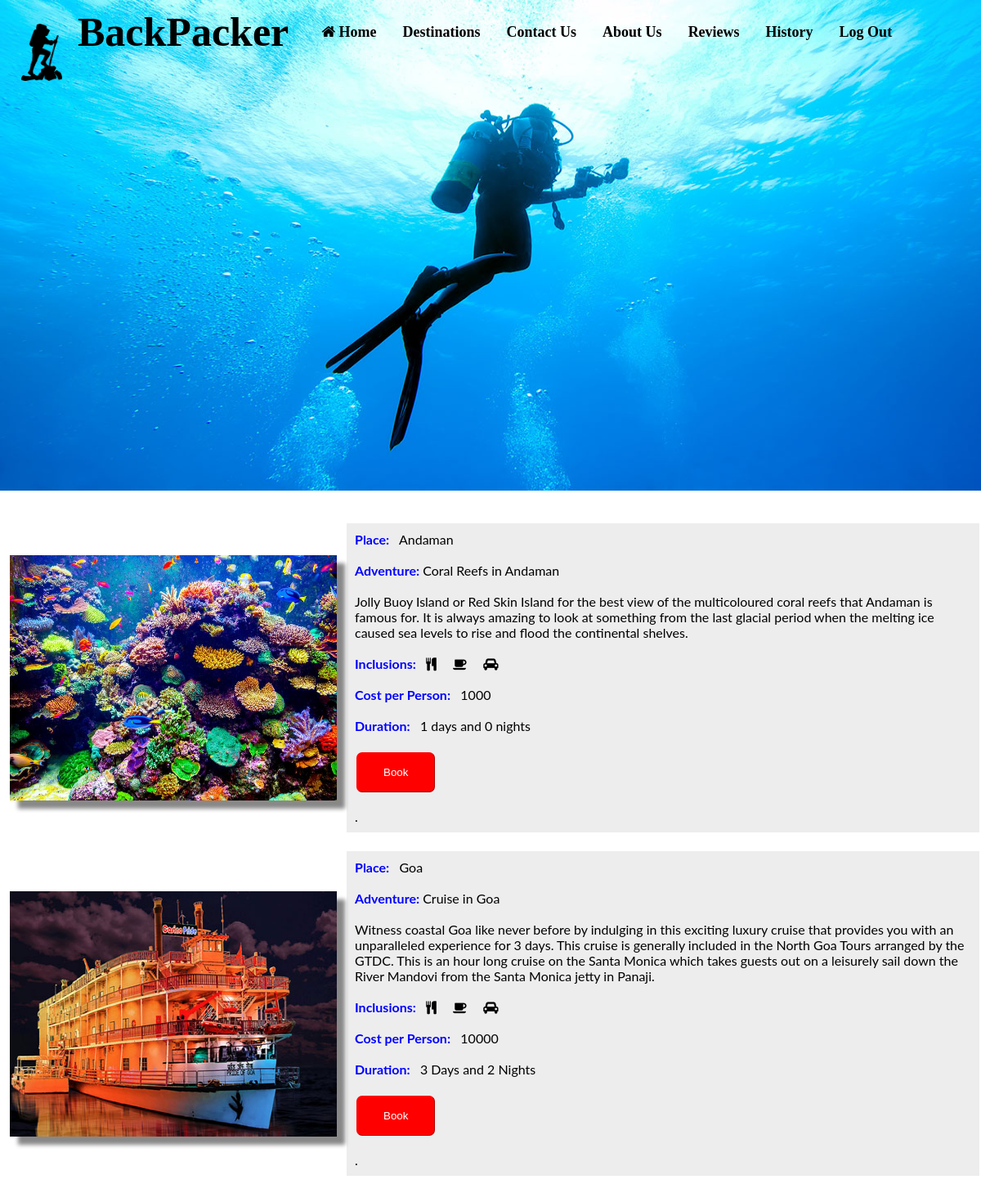
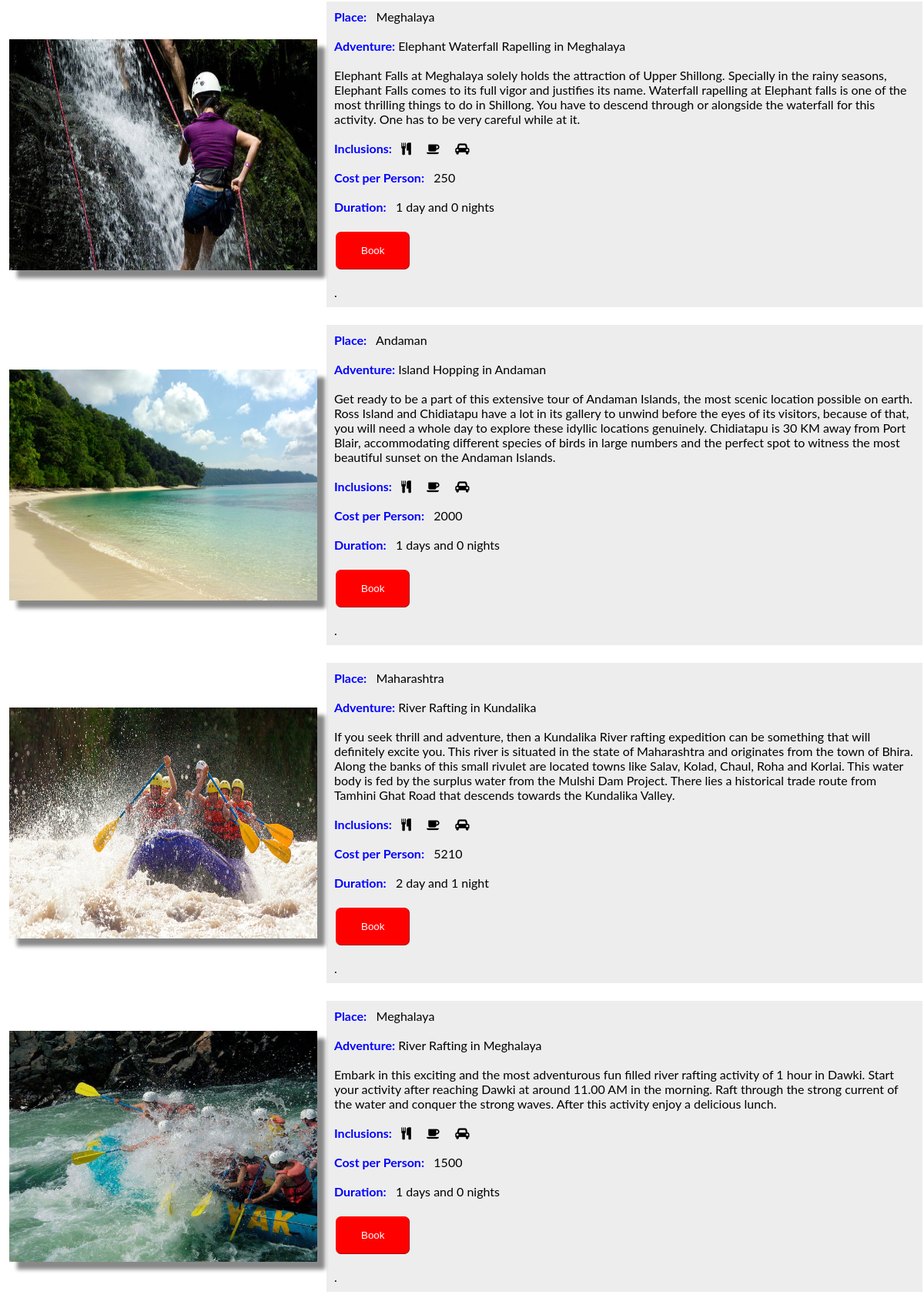
The page /water.php (upper part) on the database its author committed (2 pictures, top to bottom).
### tables this page shows
CREATE TABLE `places` (
  `aname` varchar(50) NOT NULL,
  `place` varchar(50) NOT NULL,
  `description` varchar(900) NOT NULL,
  `availability` int(11) NOT NULL,
  `type` varchar(5) NOT NULL,
  `picid` varchar(20) NOT NULL,
  `duration` varchar(20) NOT NULL,
  `cost` int(11) NOT NULL
);

### water.php (the view, shortened to what this page needs)
<html>
<head>
	<link rel="stylesheet" type="text/css" href="custom.css">
	<link rel="stylesheet" href="http://maxcdn.bootstrapcdn.com/font-awesome/4.2.0/css/font-awesome.min.css">
	<link href="css/style.css" rel="stylesheet" type="text/css" media="all"/>
<link href="css/animate.css" rel="stylesheet" type="text/css" media="all">
</head>
<body>
<div class="container">
<img src="water_main.png" alt="BackPacker" style="width:100%;height:600px;">
<div style="font-family:'Times New Roman', Times, serif;font-weight:bold">
<div class="top-left">
    <div id="heading">
		<ul>
		    <li><a href="home.php"><img src="logo.png" alt="BackPacker" align="left" style="width:50px;height:70px;"></a> </li>
			<h4 style="font-size: 18px;"><li><strong style="color:black; font-size:50px;">BackPacker &nbsp;</strong></li>
			<li><a href="home.php"><i class="fa fa-home"></i>&nbsp;Home</a></li>
			<li><a href="des.php">Destinations</a></li>
			<li><a href="contactus.php">Contact Us</a></li>
			<li><a href="aboutus.php">About Us</a></li>
			<li><a href="reviews.php">Reviews</a></li>
			<li><a href="history.php">History</a></li>
			<li><a href="logout.php">Log Out</a></li>
			</h4>
		</ul>
    </div>
</div></div>
</div>
<br><br>
<?php
	$servername = "localhost";
	$username = "root";
	$password = "";
	$dbname = "back";
	$conn = new  mysqli($servername, $username, $password, $dbname);
$a='water';
$sql=" SELECT * FROM places WHERE type like '%".$a."%'";
$result = $conn->query($sql);
if ($result->num_rows > 0)
{
  while($row = $result->fetch_assoc())
  {
	echo "<table cellpadding=10>";
	$image=$row["picid"];
	echo "<tr><td><img id=img1 src=".$image."></td>";
    echo "<td id=gray><span style=font-weight:bold;color:#0000FF;>Place:</span> &nbsp; " . $row["place"]. "<br><br><span style=font-weight:bold;color:#0000FF;>Adventure:</span> " . $row["aname"] . "<br><br>";
	echo $row["description"]."<br><br>";
	echo "<span style=font-weight:bold;color:#0000FF;>Inclusions:</span> &nbsp; <i class='fa fa-cutlery' aria-hidden='true'></i> &emsp; <i class='fa fa-coffee' aria-hidden='true'></i> &emsp; <i class='fa fa-car' aria-hidden='true'></i><br><br>";
	echo "<span style=font-weight:bold;color:#0000FF;>Cost per Person:</span> &nbsp; ".$row["cost"]."<br><br>";
	echo "<span style=font-weight:bold;color:#0000FF;>Duration:</span> &nbsp; ".$row["duration"] ."<br><br>";
	echo"<form action=book.php method=get><input type=submit value=Book></input></form>. </td></tr>";
	echo "</table><br>";
  }
}
else
{
	echo "Sorry,no activities available in the region....";
}
?>
</body>
</html>

### custom.css (style rules this page uses)
body { width: 100%; height: 100%; font-family: "Times New Roman", Times, serif; }
.container { width: 100%; position: relative; text-align: center; }
.top-left { position: absolute; width: 100%; top: 0; left: 0; }
li a { display: block; color: black; padding: 19px 16px; text-decoration: none; }
li { float: left; }
input[type=submit] { background-color: red; border-color: red; border-width:1px; border-radius:7px; color: white; padding: 16px 32px; text-decoration: none; margin: 4px 2px; cursor: pointer; transition: .5s ease; }

### css/style.css (style rules this page uses)
body { margin:0; padding:0; font-family: 'Lato', sans-serif; -webkit-appearance:none; }
body a { transition:0.5s all; -webkit-transition:0.5s all; -moz-transition:0.5s all; -o-transition:0.5s all; -ms-transition:0.5s all; }
h1,h2,h3,h4,h5,h6 { margin:0; }
ul { margin:0; padding:0; }
.container:after { content: "\0020"; display: block; height: 0; clear: both; visibility: hidden; }

### water.php (style rules this page uses)
ul { width: 100%; list-style-type: none; position: relative; top: 0px; margin: 0; padding: 10px; overflow: hidden; background: rgba(255,255,255,0.02); font-size: 15px; }
#img1 { width:400px; height:300px; box-shadow: 10px 10px 5px #888888; }
#gray { background-color:#EDEDED; }

### rows shown on the page
places: picid (picture), place "Andaman", aname "Coral Reefs in Andaman", description "Jolly Buoy Island or Red Skin Island for the best view of the multicoloured coral reefs that Andaman is famous for. It is always amazing to look at something from the last glacial period when the melting ice caused sea levels to rise and flood the continental shelves.", cost "1000", duration "1 days and 0 nights"
places: picid (picture), place "Goa", aname "Cruise in Goa", description "Witness coastal Goa like never before by indulging in this exciting luxury cruise that provides you with an unparalleled experience for 3 days. This cruise is generally included in the North Goa Tours arranged by the GTDC. This is an hour long cruise on the Santa Monica which takes guests out on a leisurely sail down the River Mandovi from the Santa Monica jetty in Panaji.", cost "10000", duration "3 Days and 2 Nights"
places: picid (picture), place "Meghalaya", aname "Elephant Waterfall Rapelling in Meghalaya", description "Elephant Falls at Meghalaya solely holds the attraction of Upper Shillong. Specially in the rainy seasons, Elephant Falls comes to its full vigor and justifies its name. Waterfall rapelling at Elephant falls is one of the most thrilling things to do in Shillong. You have to descend through or alongside the waterfall for this activity. One has to be very careful while at it.", cost "250", duration "1 day and 0 nights"
places: picid (picture), place "Andaman", aname "Island Hopping in Andaman", description "Get ready to be a part of this extensive tour of Andaman Islands, the most scenic location possible on earth. Ross Island and Chidiatapu have a lot in its gallery to unwind before the eyes of its visitors, because of that, you will need a whole day to explore these idyllic locations genuinely. Chidiatapu is 30 KM away from Port Blair, accommodating different species of birds in large numbers and the perfect spot to witness the most beautiful sunset on the Andaman Islands.", cost "2000", duration "1 days and 0 nights"
places: picid (picture), place "Maharashtra", aname "River Rafting in Kundalika", description "If you seek thrill and adventure, then a Kundalika River rafting expedition can be something that will definitely excite you. This river is situated in the state of Maharashtra and originates from the town of Bhira. Along the banks of this small rivulet are located towns like Salav, Kolad, Chaul, Roha and Korlai. This water body is fed by the surplus water from the Mulshi Dam Project. There lies a historical trade route from Tamhini Ghat Road that descends towards the Kundalika Valley.", cost "5210", duration "2 day and 1 night"
places: picid (picture), place "Meghalaya", aname "River Rafting in Meghalaya", description "Embark in this exciting and the most adventurous fun filled river rafting activity of 1 hour in Dawki. Start your activity after reaching Dawki at around 11.00 AM in the morning. Raft through the strong current of the water and conquer the strong waves. After this activity enjoy a delicious lunch.", cost "1500", duration "1 days and 0 nights"
